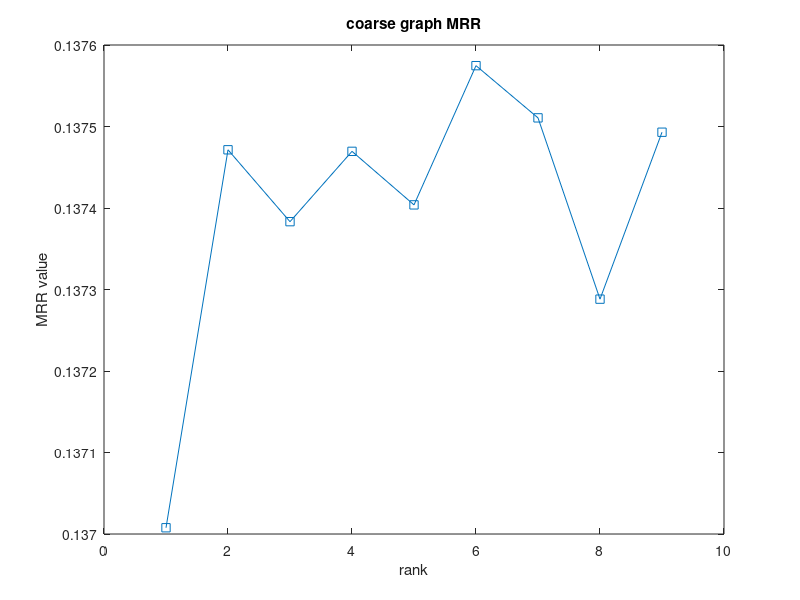
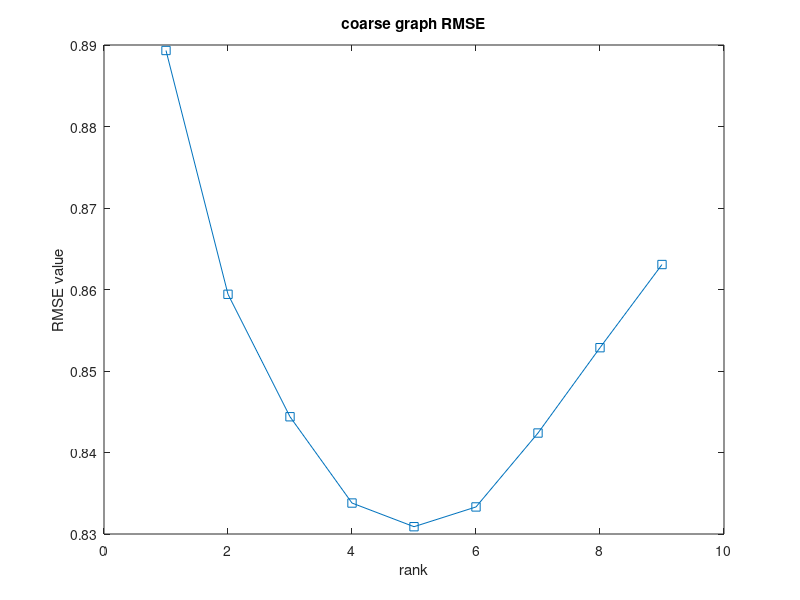
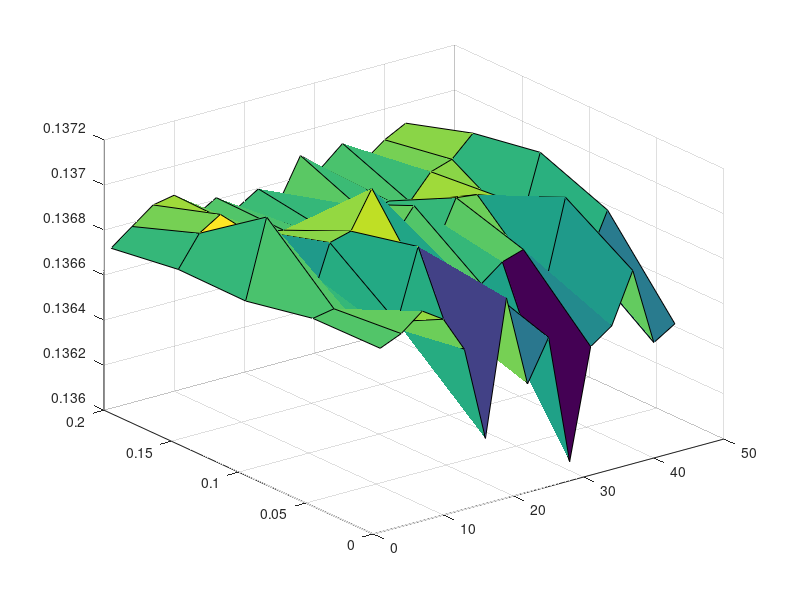

The MATLAB source for these figures, in order: (Note: this script raises an error after producing the figures.)
load result_test;

figure,
plot(result.MRR_intest, '-s');
title('coarse graph MRR');
xlabel('rank');
ylabel('MRR value');
saveas(gcf, 'coarse graph MRR', 'png');

figure,
plot(result.RMSE, '-s');
title('coarse graph RMSE');
xlabel('rank');
ylabel('RMSE value');
saveas(gcf, 'coarse graph RMSE', 'png');

MRR = [];
RMSE = [];

load result_test5;
MRR = [MRR; result.MRR_intest(3:5:75)];
RMSE = [RMSE; result.RMSE(3:5:75)];

figure,
X = [1:3:44];
Y = [0:0.05:0.2];
s1 = surf(repmat(X, 5, 1), repmat(Y', 1, 15), reshape(result.MRR_intest, 5, 15));
s1.EdgeColor = 'none';
title('2-D surf plot MRR');
xlabel('rank');
ylabel('lambda');
saveas(gcf, '2-D surf plot MRR', 'fig');

figure,
X = [1:3:44];
Y = [0:0.05:0.2];
s1 = surf(repmat(X, 5, 1), repmat(Y', 1, 15), reshape(result.RMSE, 5, 15));
s1.EdgeColor = 'none';
title('2-D surf plot RMSE');
xlabel('rank');
ylabel('lambda');
saveas(gcf, '2-D surf plot RMSE', 'fig');

load result_test4;
MRR = [MRR; result.MRR_intest];
RMSE = [RMSE; result.RMSE];

load result_test6;
MRR = [MRR; result.MRR_intest];
RMSE = [RMSE; result.RMSE];

load result_test7;
MRR = [MRR; result.MRR_intest];
RMSE = [RMSE; result.RMSE];

figure,
plot(X, mean(MRR), '-s');
title('mean over 4 tests MRR');
xlabel('rank');
ylabel('mean value');
saveas(gcf, 'mean over 4 tests MRR', 'png');

figure,
plot(X, var(MRR), '-s');
title('variance over 4 tests MRR');
xlabel('rank');
ylabel('variance value');
saveas(gcf, 'variance over 4 tests MRR', 'png');

figure,
plot(X, mean(RMSE), '-s');
title('mean over 4 tests RMSE');
xlabel('rank');
ylabel('mean value');
saveas(gcf, 'mean over 4 tests RMSE', 'png');

figure,
plot(X, var(RMSE), '-s');
title('variance over 4 tests RMSE');
xlabel('rank');
ylabel('variance value');
saveas(gcf, 'variance over 4 tests RMSE', 'png');